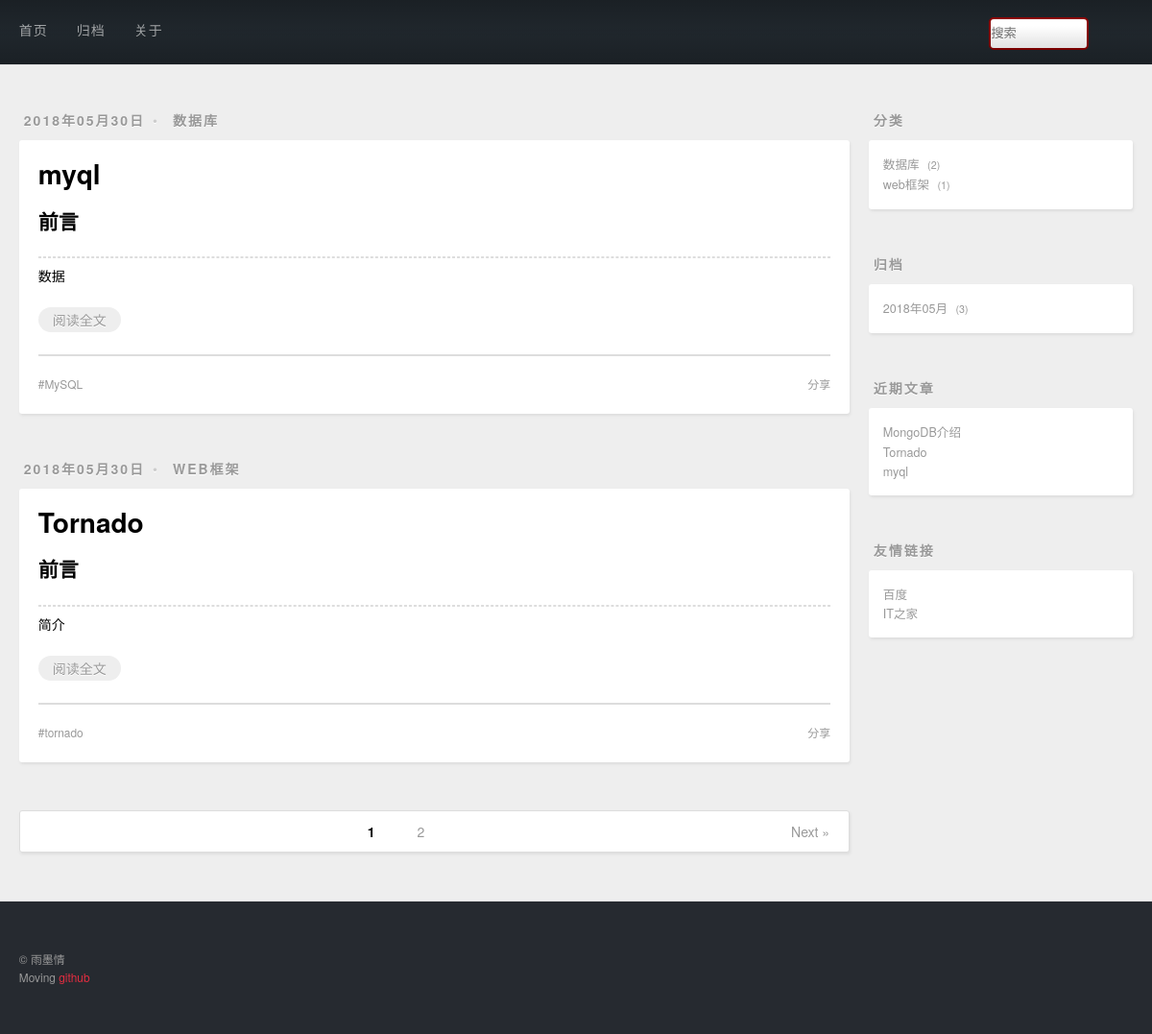
The page / on the database its author committed.
### blog/models.py (models this page shows, shortened)
class Post(models.Model):
    title = models.CharField(max_length=100, unique=True, verbose_name='帖子')
    desc = models.TextField()
    content = models.TextField()
    created = models.DateField(auto_now_add=True)
    modified = models.DateTimeField(auto_now=True)
    category = models.ForeignKey(Category, on_delete=models.DO_NOTHING,null=False)
    tags = models.ManyToManyField(Tags)
    class Meta:
        db_table = 't_post'
        verbose_name_plural = '帖子'

class Category(models.Model):
    cname = models.CharField(max_length=20, unique=True, verbose_name='类别')
    class Meta:
        db_table = 't_category'
        verbose_name_plural = '类别'

class Tags(models.Model):
    tname = models.CharField(max_length=20, unique=True, verbose_name='标签')
    class Meta:
        db_table = 't_tags'
        verbose_name_plural = '标签'

### blog/views.py (the view)
# urls.py: path('', views.index_view),
def index_view(request, page_id='1'):
    page_posts, page_range = get_post_by_num(page_id)
    return render(request, 'index.html', {'page_posts': page_posts, 'page_range': page_range})

### blog/contextprocessors.py (called while the page is built)
def getrightinfo(request):
    from django.db.models import Count
    cate_posts = Post.objects.values('category__cname', 'category').annotate(count=Count('*')).order_by('-count')  # 分组信息
    from django.db import connection
    cursor = connection.cursor()
    arc_posts = cursor.execute(
        "select created,count('*') as count from t_post group by strftime('%Y-%m',created) order by  created desc")
    recent_posts = Post.objects.all().order_by('-id')[:3]
    return {'cate_posts': cate_posts, 'recent_posts': recent_posts, 'arc_posts': arc_posts}

### blog/views.py (called while the page is built)
def get_post_by_num(num):
    num = int(num)
    page_posts = Paginator(Post.objects.all().order_by("-created"), per_page=2)
    if num <= 0:
        num = 1
    if num > page_posts.num_pages:
        num = page_posts.num_pages
    start = ((num - 1) // 10) * 10 + 1
    end = start + 10
    if end > page_posts.num_pages:
        end = page_posts.num_pages + 1
    return page_posts.page(num), range(start, end)

### blog/templates/index.html (shortened to what this page needs)
{% extends 'base.html' %}
{% block main %}
    {% for post in page_posts.object_list %}
    <article class="article article-type-post">
        <div class="article-meta">
            <a class="article-date">
                <time>{{ post.created|date:'Y年m月d日' }}</time>
            </a>
            <div class="article-category">
                <a class="article-category-link" href="#" target="_blank">{{ post.category.cname }}</a>
            </div>
        </div>
        <div class="article-inner">
            <header class="article-header">
                <h1 itemprop="name">
                    <a class="article-title" href="#" target="_blank">{{ post.title }}</a>
                </h1>
            </header>
            <div class="article-entry" itemprop="articleBody">
                <h2>前言</h2>
                <hr>
                {{ post.desc }}
                <p class="article-more-link">
                    <a href="/post/{{ post.id }}" target="_blank">阅读全文</a>
                </p>
            </div>
            <footer class="article-footer">
                <a data-url="存放文章的url" class="article-share-link">分享</a>
                <ul class="article-tag-list">
                    {% for tag in post.tags.all %}
                        <li class="article-tag-list-item">
                            <a class="article-tag-list-link" href="#">{{ tag.tname }}</a>
                        </li>
                    {% endfor %}
                </ul>
            </footer>
        </div>
    </article>
{% endfor %}
  <nav id="page-nav">
        {% for page in page_range %}
            {% if page_posts.number == page %}
                <span class="page-number current">{{ page }}</span>
            {% else %}
                <a class="page-number" href="/page/{{ page }}">{{ page }}</a>
            {% endif %}
        {% endfor %}
        {% if page_posts.has_next %}
            <a class="extend next" rel="next" href="/page/{{ page_posts.next_page_number }}">Next »</a>
        {% endif %}
    </nav>
{% endblock main %}

### templates/base.html (shortened to what this page needs)
{% load staticfiles %}
<!DOCTYPE html>
<html lang="en">
<head>
    <link rel="stylesheet" type='text/css' href="{% static '/css/style.css'%}">
</head>
<body>
    <div id="container">
        <div id="wrap">
            {% include 'header.html' %}
            <div class="outer">
                <div id="main">
                    {% block main %}
                    {% endblock main %}
                </div>
                {% include 'right.html' %}
            </div>
            {% include 'footer.html' %}
        </div>
    </div>
</body>
</html>

### templates/header.html
<header id="header">
    <div id="banner"></div>
        <div id="header-outer" class="outer">
            <div id="header-inner" class="inner">
                <nav id="main-nav">
                    <a class="main-nav-link" href="/">首页</a>
                    <a class="main-nav-link" href="/archive/">归档</a>
                    <a class="main-nav-link" href="/aboutme">关于</a>
                </nav>
            <div class="d1">
                <form method="get" action="/search/">
                    <input type="text" name="q" placeholder="搜索">
                </form>
            </div>
        </div>
    </div>
</header>

### templates/right.html
<aside id="sidebar">
    <div class="widget-wrap">
        <h3 class="widget-title">分类</h3>
        <div class="widget">
            <ul class="category-list">
                {% for cate_post in cate_posts %}
                <li class="category-list-item">
                    <a class="category-list-link" href="/category/{{ cate_post.category }}">{{ cate_post.category__cname }}</a>
                    <span class="category-list-count">{{ cate_post.count }}</span>
                </li>
                {% endfor %}
            </ul>
        </div>
    </div>
    <div class="widget-wrap">
        <h3 class="widget-title">归档</h3>
        <div class="widget">
            <ul class="archive-list">
                {% for ap in arc_posts %}
                <li class="archive-list-item">
                    <a class="archive-list-link" href="/archive/{{ ap.0|date:'Y' }}/{{ ap.0|date:'m' }}">{{ ap.0|date:'Y年m月' }}</a>
                    <span class="archive-list-count">{{ ap.1 }}</span>
                </li>
                {% endfor %}
            </ul>
        </div>
    </div>
    <div class="widget-wrap">
        <h3 class="widget-title">近期文章</h3>
        <div class="widget">
            <ul>
                {% for rp in recent_posts %}
                    <li>
                        <a href="/post/{{ rp.id }}">{{ rp.title }}</a>
                    </li>
                {% endfor %}
            </ul>
        </div>
    </div>
    <div class="widget-wrap">
        <h3 class="widget-title">友情链接</h3>
        <div class="widget">
            <ul>
                <li>
                    <a href="http://www.baidu.com/" target="_blank">百度</a>
                </li>
                <li>
                    <a href="https://www.ithome.com/" target="_blank">IT之家</a>
                </li>
            </ul>
        </div>
    </div>
</aside>

### templates/footer.html
<footer id="footer">
    <div class="outer">
        <div id="footer-info" class="inner">
            © 雨墨情<br>
            Moving <a href="https://github.com/sen520/" target="_blank">github</a>
        </div>
    </div>
</footer>

### templates/base.html (style rules this page uses)
form { position: relative; width: 150px; margin: 0 auto; }
.d1 { float: right; line-height: 67px; }
.d1 input { width: 100px; height: 30px; border: 2px solid darkred; border-radius: 5px; outline: none; background: white; color: #1e242a; }

### rows shown on the page
Post: created "2018年05月30日", category.cname "数据库", title "myql", desc "数据"
Tags: tname "MySQL"
Post: created "2018年05月30日", category.cname "WEB框架", title "Tornado", desc "简介"
Tags: tname "tornado"
Category: category__cname "数据库", count "2"
Category: category__cname "web框架", count "1"
Post: title "MongoDB介绍"

### other values the page prints
{{ page }} "1"
{{ page }} "2"
{{ ap.0|date:'Y年m月' }} "2018年05月"
{{ ap.1 }} "3"
